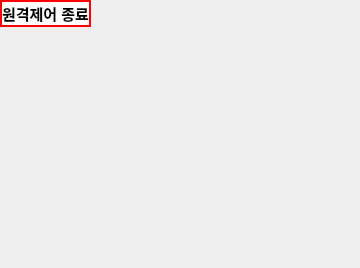
<?xml version="1.0" encoding="UTF-8"?>
<ui version="4.0">
 <class>Form</class>
 <widget class="QWidget" name="Form">
  <property name="geometry">
   <rect>
    <x>0</x>
    <y>0</y>
    <width>360</width>
    <height>268</height>
   </rect>
  </property>
  <property name="windowTitle">
   <string>Form</string>
  </property>
  <layout class="QGridLayout" name="gridLayout_2">
   <property name="leftMargin">
    <number>0</number>
   </property>
   <property name="topMargin">
    <number>0</number>
   </property>
   <property name="rightMargin">
    <number>0</number>
   </property>
   <property name="bottomMargin">
    <number>0</number>
   </property>
   <item row="0" column="0">
    <layout class="QGridLayout" name="gridLayout">
     <property name="spacing">
      <number>6</number>
     </property>
     <item row="0" column="0">
      <widget class="QPushButton" name="remoteControlQuitButton">
       <property name="enabled">
        <bool>true</bool>
       </property>
       <property name="sizePolicy">
        <sizepolicy hsizetype="Fixed" vsizetype="Fixed">
         <horstretch>0</horstretch>
         <verstretch>0</verstretch>
        </sizepolicy>
       </property>
       <property name="minimumSize">
        <size>
         <width>0</width>
         <height>0</height>
        </size>
       </property>
       <property name="font">
        <font>
         <family>Arial</family>
         <pointsize>11</pointsize>
         <weight>75</weight>
         <bold>true</bold>
        </font>
       </property>
       <property name="contextMenuPolicy">
        <enum>Qt::ActionsContextMenu</enum>
       </property>
       <property name="autoFillBackground">
        <bool>false</bool>
       </property>
       <property name="styleSheet">
        <string notr="true">border: 2px solid red;
background: rgb(255, 255, 255);</string>
       </property>
       <property name="text">
        <string>원격제어 종료</string>
       </property>
       <property name="iconSize">
        <size>
         <width>16</width>
         <height>16</height>
        </size>
       </property>
      </widget>
     </item>
     <item row="0" column="1">
      <spacer name="horizontalSpacer">
       <property name="orientation">
        <enum>Qt::Horizontal</enum>
       </property>
       <property name="sizeHint" stdset="0">
        <size>
         <width>40</width>
         <height>20</height>
        </size>
       </property>
      </spacer>
     </item>
     <item row="1" column="0" colspan="2">
      <widget class="QLabel" name="screen">
       <property name="autoFillBackground">
        <bool>true</bool>
       </property>
       <property name="text">
        <string/>
       </property>
       <property name="pixmap">
        <pixmap>../../Pictures/Screenshots/스크린샷 2023-06-13 230425.png</pixmap>
       </property>
       <property name="scaledContents">
        <bool>true</bool>
       </property>
       <property name="alignment">
        <set>Qt::AlignCenter</set>
       </property>
      </widget>
     </item>
    </layout>
   </item>
  </layout>
 </widget>
 <resources/>
 <connections/>
</ui>
